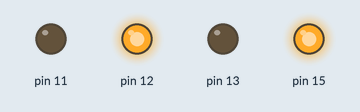
This program was run on a simulated Raspberry Pi (header pin numbers). On the bench: output pins drawn as LEDs (lit = HIGH). Random numbers come from a fixed seed. At 18.0 s the program stops and its outputs stay as they are.

Above: at 0.1 s.
At 4.1 s:
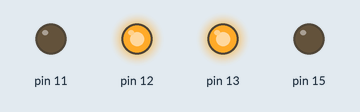
At 6.1 s:
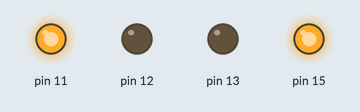
At 8.1 s:
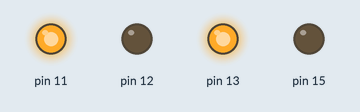
At 17.1 s:
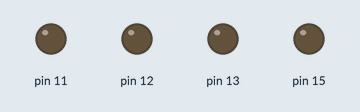
Timing chart, 0 to 18.6 s (numbered marks = the images above):
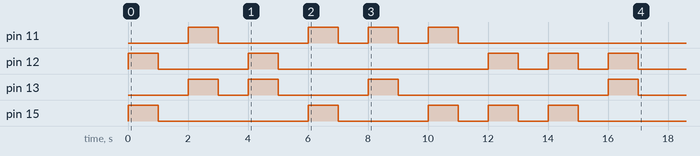

Measured:
- by itself, pin 11: LOW → HIGH at 2.0 s, → LOW 1.0 s later, → HIGH 3.0 s later, → LOW 1.0 s later, … (8 changes in this stretch)
- by itself, pin 12: LOW → HIGH at 0.00 s, → LOW 1.0 s later, → HIGH 3.0 s later, → LOW 1.0 s later, … (10 changes in this stretch)
- by itself, pin 13: LOW → HIGH at 2.0 s, → LOW 1.0 s later, → HIGH 1.0 s later, → LOW 1.0 s later, … (8 changes in this stretch)
- by itself, pin 15: LOW → HIGH at 0.00 s, → LOW 1.0 s later, → HIGH 5.0 s later, → LOW 1.0 s later, … (10 changes in this stretch)

The program:

blink_led.py
```python
import RPi.GPIO as GPIO
import time
import random

GPIO.cleanup()

GPIO.setmode(GPIO.BOARD)
GPIO.setup(11,GPIO.OUT)
GPIO.setup(12,GPIO.OUT)
GPIO.setup(13,GPIO.OUT)
GPIO.setup(15,GPIO.OUT)


for i in range (0,20):

    x = random.randint(11,15)
    y = random.randint(11,15)
    if( x != y  and x !=14 and y != 14):
        GPIO.output(x,True)
        GPIO.output(y,True)
        time.sleep(1)
        GPIO.output(x,False)
        GPIO.output(y,False)
        time.sleep(1)

GPIO.cleanup()
```
